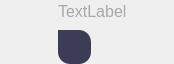
<?xml version="1.0" encoding="UTF-8"?>
<ui version="4.0">
 <class>ChatPageC2CTextItem</class>
 <widget class="QDialog" name="ChatPageC2CTextItem">
  <property name="geometry">
   <rect>
    <x>0</x>
    <y>0</y>
    <width>174</width>
    <height>64</height>
   </rect>
  </property>
  <property name="windowTitle">
   <string>Dialog</string>
  </property>
  <layout class="QHBoxLayout" name="horizontalLayout">
   <property name="spacing">
    <number>12</number>
   </property>
   <property name="leftMargin">
    <number>0</number>
   </property>
   <property name="topMargin">
    <number>0</number>
   </property>
   <property name="rightMargin">
    <number>20</number>
   </property>
   <property name="bottomMargin">
    <number>0</number>
   </property>
   <item>
    <layout class="QVBoxLayout" name="verticalLayout">
     <item>
      <widget class="CRoundLabel" name="image">
       <property name="minimumSize">
        <size>
         <width>46</width>
         <height>46</height>
        </size>
       </property>
       <property name="maximumSize">
        <size>
         <width>46</width>
         <height>46</height>
        </size>
       </property>
       <property name="text">
        <string/>
       </property>
       <property name="scaledContents">
        <bool>true</bool>
       </property>
      </widget>
     </item>
     <item>
      <spacer name="verticalSpacer">
       <property name="orientation">
        <enum>Qt::Vertical</enum>
       </property>
       <property name="sizeHint" stdset="0">
        <size>
         <width>20</width>
         <height>40</height>
        </size>
       </property>
      </spacer>
     </item>
    </layout>
   </item>
   <item>
    <widget class="QWidget" name="widget" native="true">
     <property name="sizePolicy">
      <sizepolicy hsizetype="Maximum" vsizetype="Preferred">
       <horstretch>0</horstretch>
       <verstretch>0</verstretch>
      </sizepolicy>
     </property>
     <layout class="QVBoxLayout" name="verticalLayout_3">
      <property name="spacing">
       <number>8</number>
      </property>
      <property name="leftMargin">
       <number>0</number>
      </property>
      <property name="topMargin">
       <number>0</number>
      </property>
      <property name="rightMargin">
       <number>12</number>
      </property>
      <property name="bottomMargin">
       <number>0</number>
      </property>
      <item>
       <widget class="QLabel" name="name">
        <property name="minimumSize">
         <size>
          <width>0</width>
          <height>22</height>
         </size>
        </property>
        <property name="styleSheet">
         <string notr="true">font-family: &quot;微软雅黑&quot;;
font-weight: 400;
font-size: 16px;
color: #A8A8A7;
line-height: 22px;
text-align: left;
font-style: normal;</string>
        </property>
        <property name="text">
         <string>TextLabel</string>
        </property>
       </widget>
      </item>
      <item>
       <widget class="QWidget" name="widget_2" native="true">
        <property name="sizePolicy">
         <sizepolicy hsizetype="Maximum" vsizetype="Preferred">
          <horstretch>0</horstretch>
          <verstretch>0</verstretch>
         </sizepolicy>
        </property>
        <property name="minimumSize">
         <size>
          <width>0</width>
          <height>34</height>
         </size>
        </property>
        <property name="styleSheet">
         <string notr="true">background: rgba(60, 60, 86, 1);
border-top-left-radius: 0px;   
border-top-right-radius: 12px;   
border-bottom-right-radius: 12px;
border-bottom-left-radius: 12px;


font-family: &quot;微软雅黑&quot;;
font-size: 16px;
color: #FFFFFF;
text-align: right;</string>
        </property>
        <layout class="QVBoxLayout" name="verticalLayout_2">
         <property name="spacing">
          <number>0</number>
         </property>
         <property name="leftMargin">
          <number>12</number>
         </property>
         <property name="topMargin">
          <number>6</number>
         </property>
         <property name="rightMargin">
          <number>12</number>
         </property>
         <property name="bottomMargin">
          <number>6</number>
         </property>
         <item>
          <layout class="QHBoxLayout" name="textLayout">
           <item>
            <widget class="click_label" name="label">
             <property name="text">
              <string/>
             </property>
             <property name="scaledContents">
              <bool>false</bool>
             </property>
            </widget>
           </item>
          </layout>
         </item>
        </layout>
       </widget>
      </item>
     </layout>
    </widget>
   </item>
   <item>
    <spacer name="horizontalSpacer">
     <property name="orientation">
      <enum>Qt::Horizontal</enum>
     </property>
     <property name="sizeHint" stdset="0">
      <size>
       <width>40</width>
       <height>20</height>
      </size>
     </property>
    </spacer>
   </item>
  </layout>
 </widget>
 <customwidgets>
  <customwidget>
   <class>CRoundLabel</class>
   <extends>QLabel</extends>
   <header location="global">CRoundLabel.h</header>
   <slots>
    <signal>rightClicked()</signal>
   </slots>
  </customwidget>
  <customwidget>
   <class>click_label</class>
   <extends>QLabel</extends>
   <header location="global">click_label.h</header>
   <slots>
    <signal>clicked()</signal>
   </slots>
  </customwidget>
 </customwidgets>
 <resources/>
 <connections/>
</ui>
